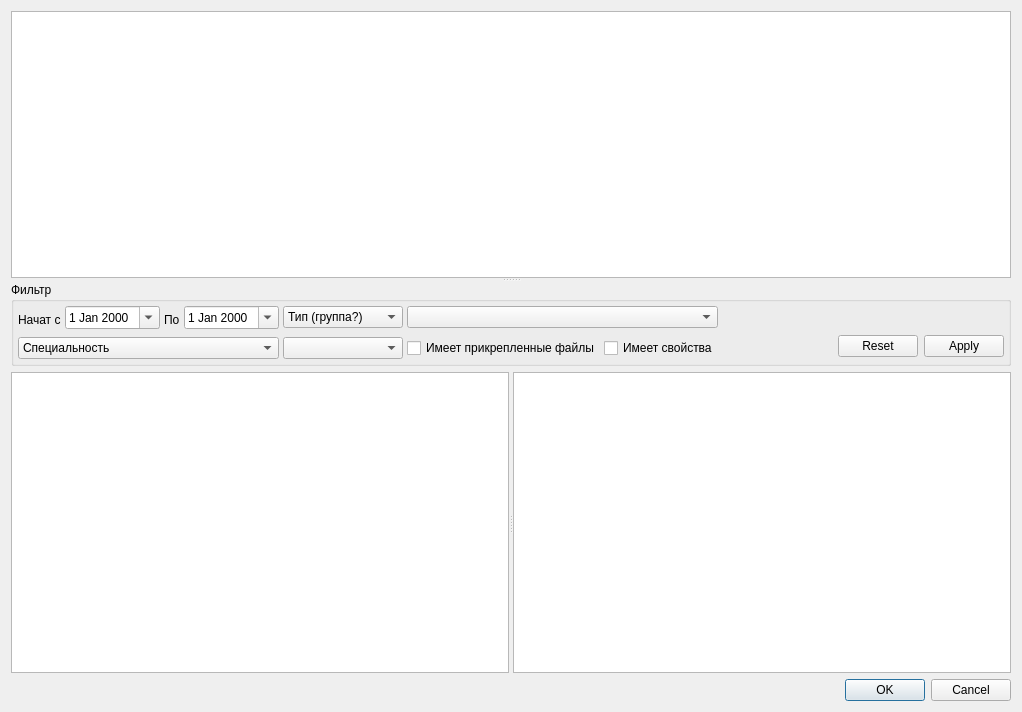
<?xml version="1.0" encoding="UTF-8"?>
<ui version="4.0">
 <class>PropertyEditorAmbCardDialog</class>
 <widget class="QDialog" name="PropertyEditorAmbCardDialog">
  <property name="geometry">
   <rect>
    <x>0</x>
    <y>0</y>
    <width>1022</width>
    <height>712</height>
   </rect>
  </property>
  <property name="windowTitle">
   <string>Dialog</string>
  </property>
  <layout class="QGridLayout" name="gridLayout_3">
   <item row="0" column="0">
    <widget class="QSplitter" name="splitter_2">
     <property name="orientation">
      <enum>Qt::Vertical</enum>
     </property>
     <widget class="QTextEdit" name="edtPropertyText"/>
     <widget class="QWidget" name="">
      <layout class="QGridLayout" name="gridLayout_2" rowstretch="0,5">
       <item row="0" column="0">
        <widget class="QGroupBox" name="gbFilters">
         <property name="title">
          <string>Фильтр</string>
         </property>
         <layout class="QGridLayout" name="gridLayout" rowstretch="0,0,0">
          <property name="leftMargin">
           <number>4</number>
          </property>
          <property name="topMargin">
           <number>4</number>
          </property>
          <property name="rightMargin">
           <number>4</number>
          </property>
          <property name="bottomMargin">
           <number>4</number>
          </property>
          <property name="spacing">
           <number>4</number>
          </property>
          <item row="0" column="4">
           <widget class="CActionTypeComboBox" name="cmbGroup">
            <property name="minimumSize">
             <size>
              <width>120</width>
              <height>0</height>
             </size>
            </property>
            <item>
             <property name="text">
              <string>Тип (группа?)</string>
             </property>
            </item>
           </widget>
          </item>
          <item row="0" column="1">
           <widget class="CDateEdit" name="edtBegDate">
            <property name="calendarPopup">
             <bool>true</bool>
            </property>
           </widget>
          </item>
          <item row="2" column="4">
           <widget class="CActionStatusComboBox" name="cmbStatus">
            <property name="enabled">
             <bool>true</bool>
            </property>
           </widget>
          </item>
          <item row="2" column="6">
           <widget class="QCheckBox" name="chkHasProperties">
            <property name="text">
             <string>Имеет свойства</string>
            </property>
           </widget>
          </item>
          <item row="0" column="0" rowspan="2">
           <widget class="QLabel" name="lblBegDate">
            <property name="text">
             <string>Начат с</string>
            </property>
           </widget>
          </item>
          <item row="0" column="5" colspan="2">
           <widget class="COrgStructureComboBox" name="cmbOrgStructure">
            <property name="sizePolicy">
             <sizepolicy hsizetype="Expanding" vsizetype="Fixed">
              <horstretch>0</horstretch>
              <verstretch>0</verstretch>
             </sizepolicy>
            </property>
            <property name="minimumSize">
             <size>
              <width>80</width>
              <height>0</height>
             </size>
            </property>
           </widget>
          </item>
          <item row="0" column="2" rowspan="2">
           <widget class="QLabel" name="lblEndDate">
            <property name="text">
             <string>По</string>
            </property>
           </widget>
          </item>
          <item row="2" column="5">
           <widget class="QCheckBox" name="chkHasAttachedFiles">
            <property name="text">
             <string>Имеет прикрепленные файлы</string>
            </property>
           </widget>
          </item>
          <item row="2" column="0" colspan="4">
           <widget class="CRBComboBox" name="cmbSpeciality">
            <property name="sizePolicy">
             <sizepolicy hsizetype="Expanding" vsizetype="Fixed">
              <horstretch>0</horstretch>
              <verstretch>0</verstretch>
             </sizepolicy>
            </property>
            <property name="minimumSize">
             <size>
              <width>120</width>
              <height>0</height>
             </size>
            </property>
            <item>
             <property name="text">
              <string>Специальность</string>
             </property>
            </item>
           </widget>
          </item>
          <item row="0" column="3">
           <widget class="CDateEdit" name="edtEndDate">
            <property name="calendarPopup">
             <bool>true</bool>
            </property>
           </widget>
          </item>
          <item row="1" column="8" rowspan="2">
           <widget class="QDialogButtonBox" name="btnFiltersButtonBox">
            <property name="sizePolicy">
             <sizepolicy hsizetype="Maximum" vsizetype="Fixed">
              <horstretch>0</horstretch>
              <verstretch>0</verstretch>
             </sizepolicy>
            </property>
            <property name="orientation">
             <enum>Qt::Horizontal</enum>
            </property>
            <property name="standardButtons">
             <set>QDialogButtonBox::Apply|QDialogButtonBox::Reset</set>
            </property>
           </widget>
          </item>
          <item row="2" column="7">
           <spacer name="horizontalSpacer">
            <property name="orientation">
             <enum>Qt::Horizontal</enum>
            </property>
            <property name="sizeHint" stdset="0">
             <size>
              <width>40</width>
              <height>20</height>
             </size>
            </property>
           </spacer>
          </item>
         </layout>
        </widget>
       </item>
       <item row="1" column="0">
        <widget class="QSplitter" name="splitter">
         <property name="orientation">
          <enum>Qt::Horizontal</enum>
         </property>
         <widget class="CRegistryActionsTableView" name="tblActions"/>
         <widget class="CF088ActionPropertiesTableView" name="tblActionProperties"/>
        </widget>
       </item>
      </layout>
     </widget>
    </widget>
   </item>
   <item row="1" column="0">
    <widget class="QDialogButtonBox" name="buttonBox">
     <property name="orientation">
      <enum>Qt::Horizontal</enum>
     </property>
     <property name="standardButtons">
      <set>QDialogButtonBox::Cancel|QDialogButtonBox::Ok</set>
     </property>
    </widget>
   </item>
  </layout>
 </widget>
 <customwidgets>
  <customwidget>
   <class>CDateEdit</class>
   <extends>QDateEdit</extends>
   <header>library/DateEdit</header>
  </customwidget>
  <customwidget>
   <class>CActionStatusComboBox</class>
   <extends>QComboBox</extends>
   <header location="global">Events/ActionStatus.h</header>
  </customwidget>
  <customwidget>
   <class>COrgStructureComboBox</class>
   <extends>QComboBox</extends>
   <header>Orgs/OrgStructComboBoxes.h</header>
  </customwidget>
  <customwidget>
   <class>CActionTypeComboBox</class>
   <extends>QComboBox</extends>
   <header>Events/ActionTypeComboBox.h</header>
  </customwidget>
  <customwidget>
   <class>CRegistryActionsTableView</class>
   <extends>QTableView</extends>
   <header location="global">Registry/RegistryTable.h</header>
  </customwidget>
  <customwidget>
   <class>CF088ActionPropertiesTableView</class>
   <extends>QTableView</extends>
   <header>F088/F088ActionPropertiesCheckTable.h</header>
  </customwidget>
  <customwidget>
   <class>CRBComboBox</class>
   <extends>QComboBox</extends>
   <header>library/crbcombobox.h</header>
  </customwidget>
 </customwidgets>
 <resources/>
 <connections>
  <connection>
   <sender>buttonBox</sender>
   <signal>accepted()</signal>
   <receiver>PropertyEditorAmbCardDialog</receiver>
   <slot>accept()</slot>
   <hints>
    <hint type="sourcelabel">
     <x>248</x>
     <y>254</y>
    </hint>
    <hint type="destinationlabel">
     <x>157</x>
     <y>274</y>
    </hint>
   </hints>
  </connection>
  <connection>
   <sender>buttonBox</sender>
   <signal>rejected()</signal>
   <receiver>PropertyEditorAmbCardDialog</receiver>
   <slot>reject()</slot>
   <hints>
    <hint type="sourcelabel">
     <x>316</x>
     <y>260</y>
    </hint>
    <hint type="destinationlabel">
     <x>286</x>
     <y>274</y>
    </hint>
   </hints>
  </connection>
 </connections>
</ui>
